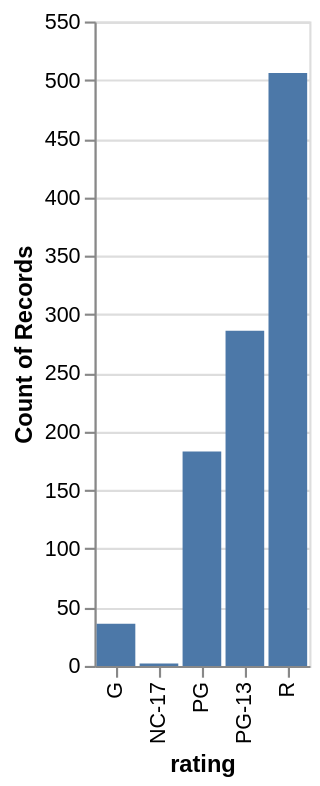

Notebook cell for this chart:
### Markdown cell above
Let's create a barchart showing the count of each movie rating by using Altair's aggregation capabilities.

In [this example](https://altair-viz.github.io/getting_started/starting.html#data-transformation-aggregation), we see the x axis being set to a feature called `a`, and the y axis set to the `average()` of a feature called `b`.

In our case, we want the x axis to be set to `rating` and the y axis to be the `count()` of `rating`.

### Code cell
# Use Altair to create a bar chart comparing the count of each movie rating
alt.Chart(features).mark_bar().encode(
    x='rating',
    y='count()'
)

### Figure 1 — Vega-Lite specification as saved in the notebook (floating-point values rounded to 4 significant figures; data arrays with more than 128 entries replaced by an {"elided": "..."} marker saying what was removed)
{"config": {"view": {"continuousWidth": 300, "continuousHeight": 300}}, "data": {"name": "data-aecd2098e5cff2f5f507a009bac2bee7"}, "mark": {"type": "bar"}, "encoding": {"x": {"field": "rating", "type": "nominal"}, "y": {"aggregate": "count", "type": "quantitative"}}, "$schema": "https://vega.github.io/schema/vega-lite/v5.20.1.json", "datasets": {"data-aecd2098e5cff2f5f507a009bac2bee7": {"elided": "1013 records"}}}
